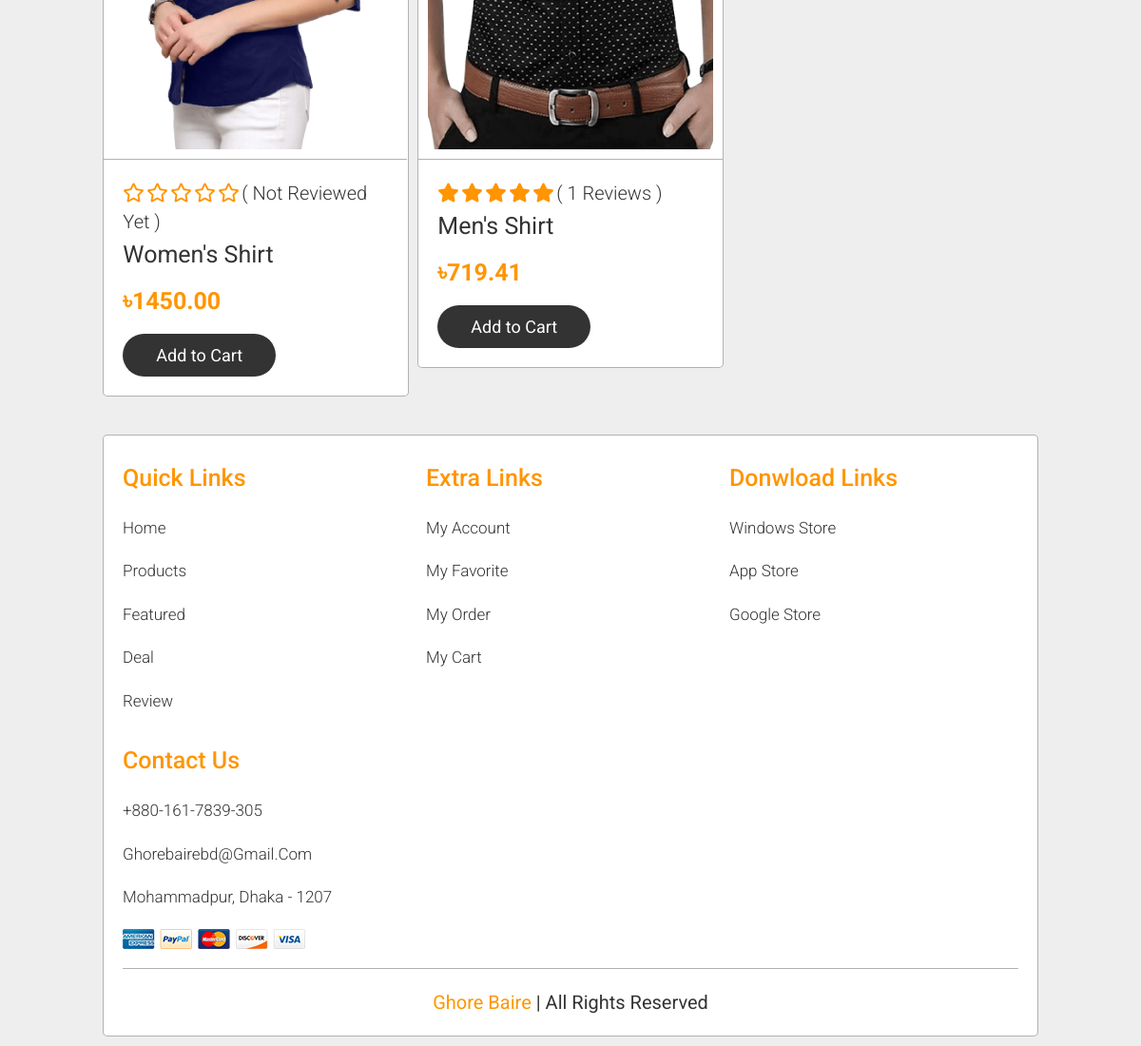
Before: /products/ (lower part) with the older database file.
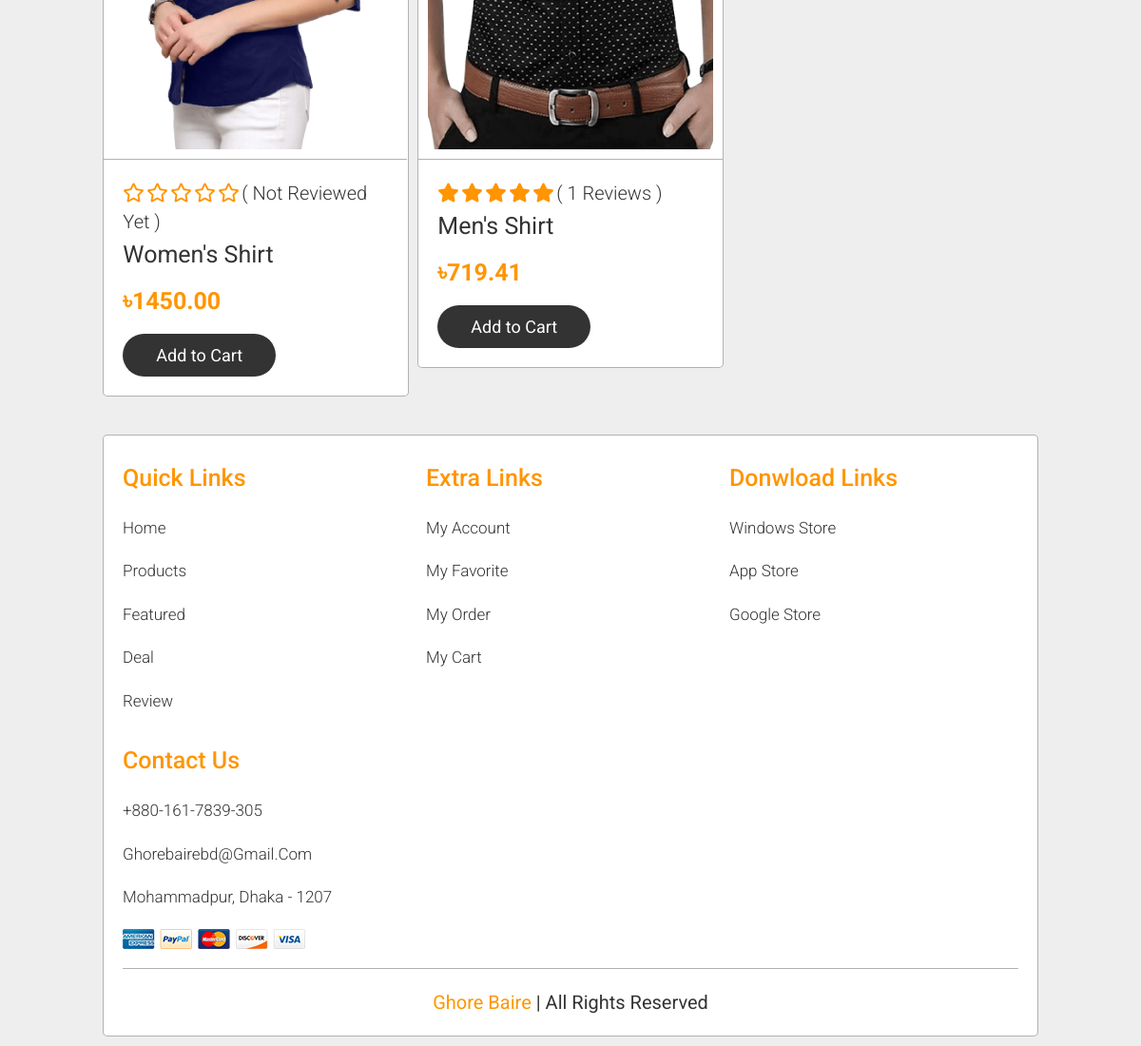
After: the same page with the newer database file.
### store/models.py (models this page shows, shortened)
class Product(models.Model):
    FOR = (
        ('woman','Woman'),
        ('man', 'Man')
    )
    shopowner = models.ForeignKey(ShopOwner, null=True, on_delete= models.CASCADE)
    name = models.CharField(max_length=200,blank = True, null=True)
    price = models.FloatField(default=0,null=True)
    category = models.ManyToManyField(Category)
    description = models.CharField(max_length=2000, null=True,blank=True)
    date_created = models.DateTimeField(auto_now_add=True, null=True)
    quantity = models.CharField(max_length=100,blank = True, null=True)
    digital = models.BooleanField(default=False, null=True, blank=False)
    color = models.ManyToManyField(Color)
    size = models.ManyToManyField(Size)
    stock = models.IntegerField(default=0, null = True,blank = True)
    discount = models.IntegerField(default=0, null = True,blank = True)
    discount_amount = models.FloatField(default=0, null = True,blank = True)
    rate = models.FloatField(default=0, null = True,blank = True)
    featured = models.BooleanField(default=False,blank=True,null=True)
    c_for = models.CharField(max_length=200,blank=True, null=True,choices=FOR)

### store/views.py (the view)
# urls.py: path('products/',views.products,name="products"),
def products(request):
    if request.user.is_authenticated:
        customer = request.user.customer
        order, created = Order.objects.get_or_create(customer=customer, complete=False)
        cartItems = order.get_cart_items
    else:
        cookieData = cookieCart(request)
        cartItems = cookieData['cartItems']
        order = cookieData['order']
        items = cookieData['items']
    products = Product.objects.all().order_by('-discount_amount','-discount','rate','-stock','-date_created')
    categorys = Category.objects.all()
    for i in categorys:
        i.products = products.filter(category = i)
        for j in i.products:
            j.images = ProductImages.objects.filter(product = j)[:1]
            j.total_review = Review.objects.filter(product = j).count()
    product_week = Product.objects.filter(date_created__gt=(datetime.datetime.now()- timedelta(days=7))).order_by('-date_created')
    top_reviewed = Product.objects.all().order_by('-rate')
    context = {
        'categorys':categorys,
        'i.products':i.products,
        'j.images':j.images,
        'j.total_review':j.total_review,
        'top_reviewed':top_reviewed,
        'product_week':product_week,
        'cartItems':cartItems
        }
    return render(request, "store/products.html",context)

### store/utils.py (called while the page is built, shortened)
def cookieCart(request):
    try:
        cart = json.loads(request.COOKIES['cart'])
    except:
        cart = {}
    items = []
    order = {'get_cart_total':0, 'get_cart_items':0,'shipping':False}
    cartItems = order['get_cart_items']
    cartTotal = order['get_cart_total']
    return {"order":order,"items":items,"cartItems":cartItems,'cartTotal':cartTotal}

### store/templates/store/products.html (shortened to what this page needs)
{% extends 'main.html' %}
{% block main %}
<br>
<section class="products" id="products">
    {% for i in categorys %}
    {% if i.products %}
<div class="swiper-container product-slider gap">
    <div class="swiper-wrapper" id="live-filter">
        {% for j in i.products %}
        <div class="swiper-slide">
            <div class="slide">
                <div class="image">
                    {% for k in j.images %}
                        <img src="{{ k.img.url }}" alt="">
                    {% endfor %}
                </div>
                <div class="content">
                    <div class="stars">
                        {% if j.rate <= 0 %}
                        <i class="far fa-star"></i>
                        <i class="far fa-star"></i>
                        <i class="far fa-star"></i>
                        <i class="far fa-star"></i>
                        <i class="far fa-star"></i>
                        {% elif j.rate <= 1 %}
                        <i class="fas fa-star"></i>
                        <i class="far fa-star"></i>
                        <i class="far fa-star"></i>
                        <i class="far fa-star"></i>
                        <i class="far fa-star"></i>
                        {% elif j.rate <= 2 %}
                        <i class="fas fa-star"></i>
                        <i class="fas fa-star"></i>
                        <i class="far fa-star"></i>
                        <i class="far fa-star"></i>
                        <i class="far fa-star"></i>
                        {% elif j.rate <= 3 %}
                        <i class="fas fa-star"></i>
                        <i class="fas fa-star"></i>
                        <i class="fas fa-star"></i>
                        <i class="far fa-star"></i>
                        <i class="far fa-star"></i>
                        {% elif j.rate <= 4 %}
                        <i class="fas fa-star"></i>
                        <i class="fas fa-star"></i>
                        <i class="fas fa-star"></i>
                        <i class="fas fa-star"></i>
                        <i class="far fa-star"></i>
                        {% else %}
                        <i class="fas fa-star"></i>
                        <i class="fas fa-star"></i>
                        <i class="fas fa-star"></i>
                        <i class="fas fa-star"></i>
                        <i class="fas fa-star"></i>
                        {% endif %}
                        <span>( {% if j.total_review == 0 %} Not reviewed yet {% else %} {{j.total_review}} reviews {% endif %} )</span>
                    </div>
                    <h3>{{j.name}}</h3>
                    <div class="price">&#2547;{{j.price|floatformat:2}}</div>
                    {% if j.stock <= 0 %}
                    <button class="btn1 btn-outline-danger btn-disabled">Add to Cart</button>
                    {% else %}
                    <button data-product={{j.id}} data-action="add" class="btn1 update-cart">Add to Cart</button>
                    {% endif %}
                </div>
            </div>
        </div>
        {% endfor %}
    </div>
</div>
{% endif %}
{% endfor %}
</section>
{% endblock %}

Changed rows visible on the page:
changed Product "Women's Shirt": stock -3 → 100 (drawn)
